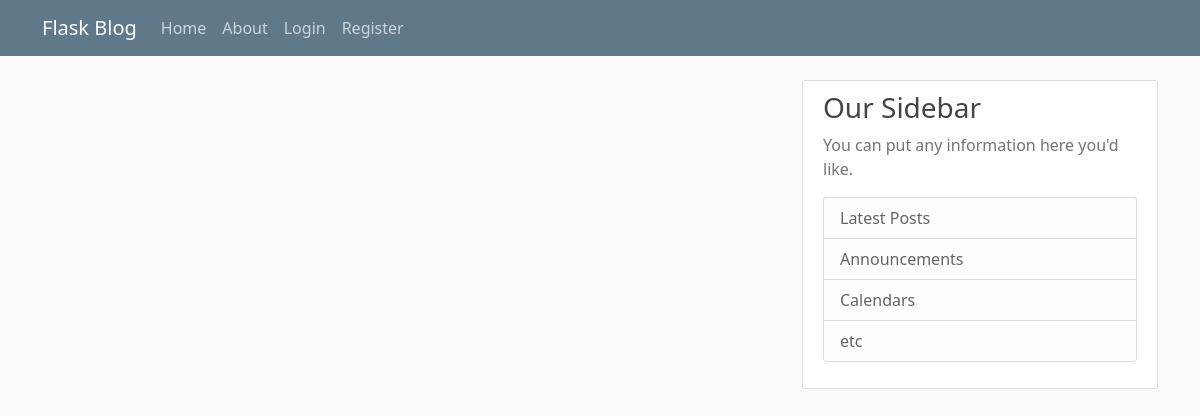
The app's page /, older data.
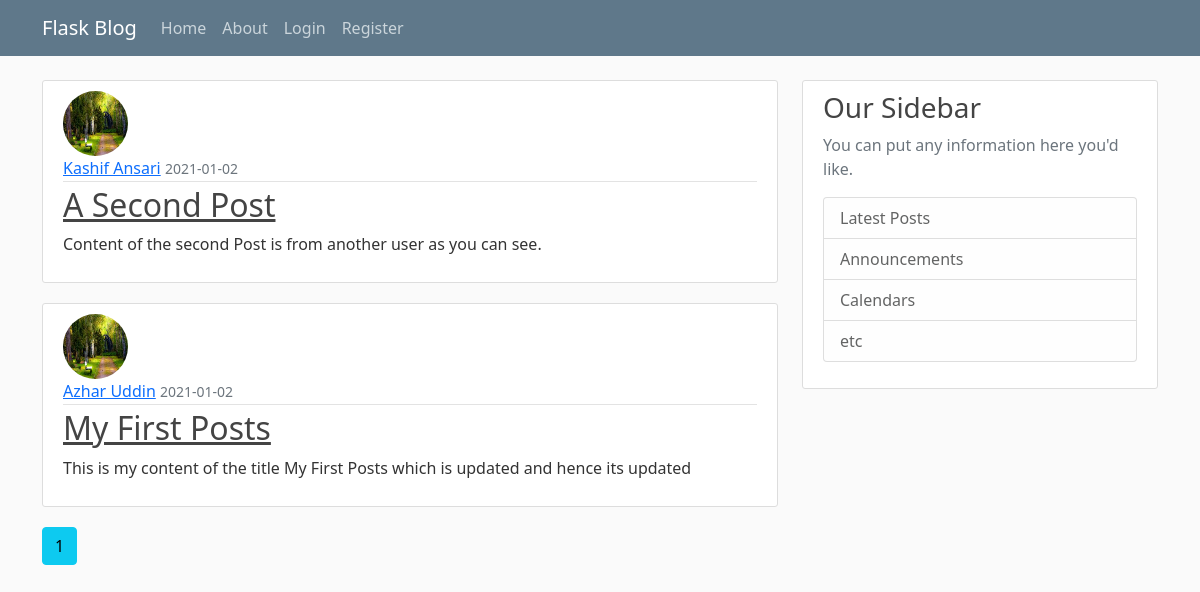
The same page, newer data.
### flaskblog/models.py (models this page shows, shortened)
class Posts(db.Model):
    id = db.Column(db.Integer, primary_key=True)
    title = db.Column(db.String(100), nullable=False)
    date_posted = db.Column(db.DateTime, nullable=False,
                            default=datetime.utcnow)
    content = db.Column(db.Text, nullable=False)
    user_id = db.Column(db.Integer, db.ForeignKey('user.id'), nullable=False)

class User(db.Model, UserMixin):
    id = db.Column(db.Integer, primary_key=True)
    username = db.Column(db.String(20), unique=True, nullable=False)
    email = db.Column(db.String(120), unique=True, nullable=False)
    image_file = db.Column(db.String(20), unique=False,
                           nullable=False, default='default.jpg')
    password = db.Column(db.String(60), unique=False, nullable=False)
    posts = db.relationship('Posts', backref='author', lazy=True)

### flaskblog/main/routes.py (the view)
@main.route('/')
def home():
    page = request.args.get('page',1,type=int)
    posts = Posts.query.order_by(Posts.date_posted.desc()).paginate(page=page,per_page=2)
    return render_template('home.html', posts=posts)

### flaskblog/templates/home.html
{% extends "layout.html" %}
{% block content %}
{% for post in posts.items %}
<article class="media content-section">
    <img class="rounded-circle article-img" src="{{url_for('static',filename='img/'+post.author.image_file)}}">
    <div class="media-body">
        <div class="article-metadata">
            <a class="mr-2" href="{{url_for('users.user_posts',username=post.author.username)}}">{{ post.author.username }}</a>
            <small class="text-muted">{{ post.date_posted.strftime('%Y-%m-%d') }}</small>
        </div>
        <h2><a class="article-title" href="{{url_for('posts.post',post_id=post.id)}}">{{ post.title }}</a></h2>
        <p class="article-content">{{ post.content }}</p>
    </div>
</article>
{% endfor %}
{% for page_num in posts.iter_pages(left_edge=1,right_edge=1,left_current=1,right_current=2) %}
    {% if page_num %}
        {% if posts.page==page_num %}
            <a class="btn btn-info mb-4" href="{{url_for('main.home',page=page_num)}}">{{page_num}}</a>
        {% else %}
            <a class="btn btn-outline-info mb-4" href="{{url_for('main.home',page=page_num)}}">{{page_num}}</a>
        {% endif %}
    {% else %}
        .....
    {% endif %}
{% endfor %}
{% endblock content %}

### flaskblog/templates/layout.html (shortened to what this page needs)
<html lang="en">
<head>
    <link href="https://cdn.jsdelivr.net/npm/bootstrap@5.0.0-beta1/dist/css/bootstrap.min.css" rel="stylesheet"
>
    <link rel="stylesheet" type="text/css" href="{{url_for('static', filename='main.css') }}">
</head>
<body>
    <header class="site-header">
        <nav class="navbar navbar-expand-md navbar-dark bg-steel fixed-top">
            <div class="container">
                <a class="navbar-brand mr-4" href="/">Flask Blog</a>
                <div class="collapse navbar-collapse" id="navbarToggle">
                    <div class="navbar-nav mr-auto">
                        <a class="nav-item nav-link" href="{{url_for('main.home')}}">Home</a>
                        <a class="nav-item nav-link" href="{{url_for('main.home')}}">About</a>
                    </div>
                    <div class="navbar-nav">
                        {% if current_user.is_authenticated %}
                        <a class="nav-item nav-link" href="{{url_for('posts.new_post')}}">New Post</a>
                        <a class="nav-item nav-link" href="{{url_for('users.account')}}">Account</a>
                        <a class="nav-item nav-link" href="{{url_for('users.logout')}}">Logout</a>
                        {% else %}
                        <a class="nav-item nav-link" href="{{url_for('users.login')}}">Login</a>
                        <a class="nav-item nav-link" href="{{url_for('users.register')}}">Register</a>
                    {% endif %}
                    </div>
                </div>
            </div>
        </nav>
    </header>
    <main role="main" class="container">
        <div class="row">
            <div class="col-md-8">
                {% block content %}{% endblock %}
            </div>
            <div class="col-md-4">
                <div class="content-section">
                    <h3>Our Sidebar</h3>
                    <p class='text-muted'>You can put any information here you'd like.
                    <ul class="list-group">
                        <li class="list-group-item list-group-item-light">Latest Posts</li>
                        <li class="list-group-item list-group-item-light">Announcements</li>
                        <li class="list-group-item list-group-item-light">Calendars</li>
                        <li class="list-group-item list-group-item-light">etc</li>
                    </ul>
                    </p>
                </div>
            </div>
        </div>
    </main>
</body>
</html>

### flaskblog/static/main.css (style rules this page uses)
body { background: #fafafa; color: #333333; margin-top: 5rem; }
h1, h2, h3, h4, h5, h6 { color: #444444; }
.bg-steel { background-color: #5f788a; }
.site-header .navbar-nav .nav-link { color: #cbd5db; }
.content-section { background: #ffffff; padding: 10px 20px; border: 1px solid #dddddd; border-radius: 3px; margin-bottom: 20px; }
.article-title { color: #444444; }
.article-content { white-space: pre-line; }
.article-img { height: 65px; width: 65px; margin-right: 16px; }
.article-metadata { padding-bottom: 1px; margin-bottom: 4px; border-bottom: 1px solid #e3e3e3 }

Row changes from the older to the newer data that the page shows:
added Posts: image_file (placeholder picture), author.username "Kashif Ansari", date_posted "2021-01-02", title "A Second Post", content "Content of the second Post is from another user as you can see."
added Posts: image_file (placeholder picture), author.username "Azhar Uddin", date_posted "2021-01-02", title "My First Posts", content "This is my content of the title My First Posts which is updated and hence its updated"
Text that changed along with them:
new list line: "1"
